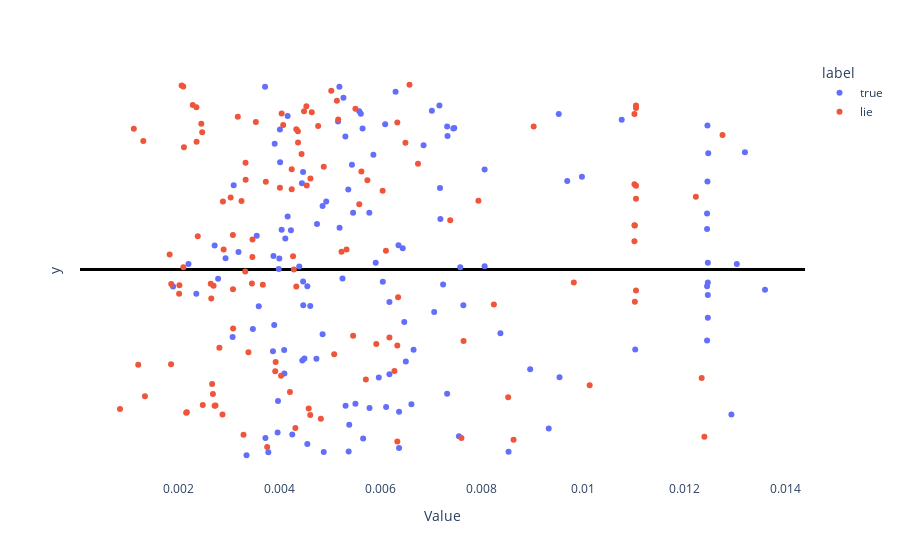
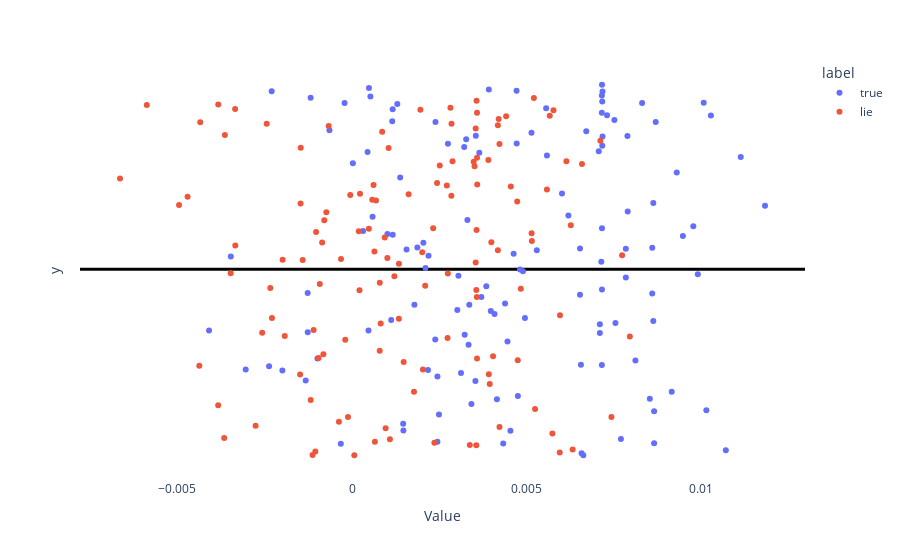
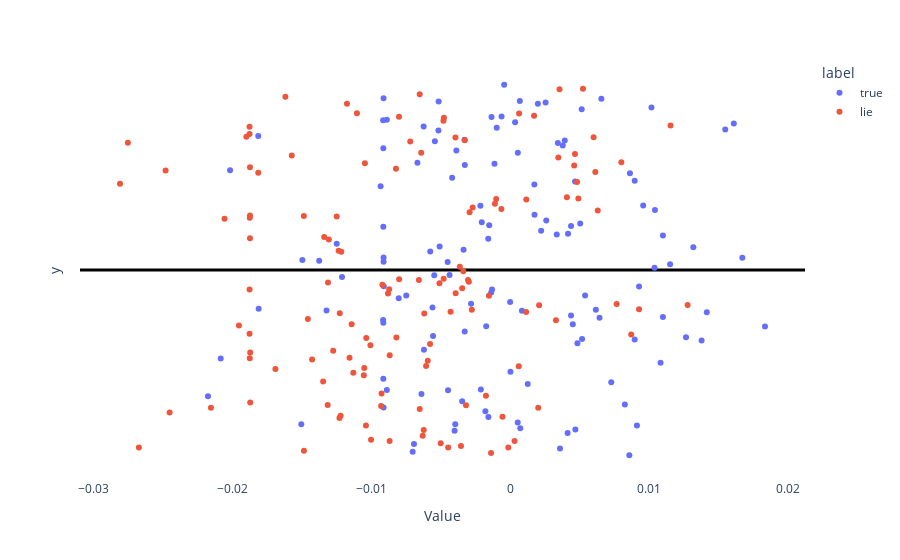
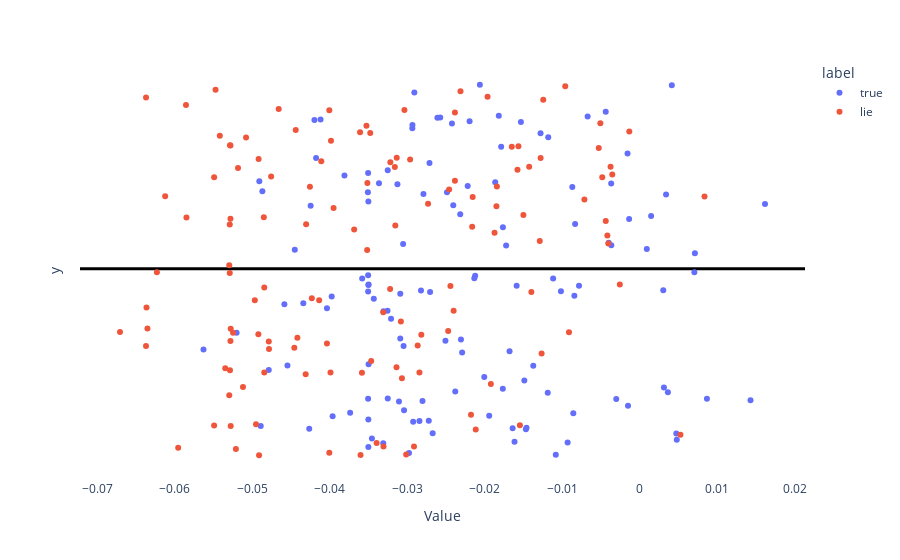

These figures' notebook cell, in order:
### Code cell
from lmdoctor import plot_utils

for layer in range(len(model.model.layers)):
    print(layer)
    projs_true = proj_pairs[0, :, layer]
    projs_lie = proj_pairs[1, :, layer]
    plot_utils.plot_projs_on_numberline(projs_true, projs_lie)
